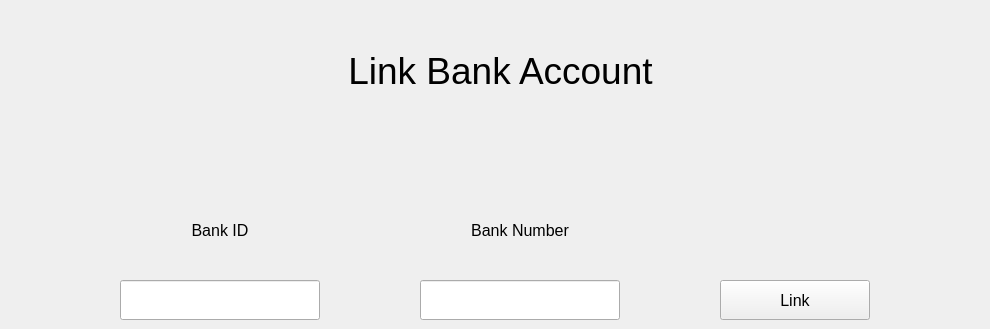
      <widget class="QWidget" name="tab_5">
       <attribute name="title">
        <string>5</string>
       </attribute>
       <widget class="QLabel" name="label_13">
        <property name="geometry">
         <rect>
          <x>120</x>
          <y>210</y>
          <width>200</width>
          <height>40</height>
         </rect>
        </property>
        <property name="minimumSize">
         <size>
          <width>200</width>
          <height>40</height>
         </size>
        </property>
        <property name="maximumSize">
         <size>
          <width>200</width>
          <height>40</height>
         </size>
        </property>
        <property name="font">
         <font>
          <pointsize>12</pointsize>
         </font>
        </property>
        <property name="text">
         <string>Bank ID</string>
        </property>
        <property name="alignment">
         <set>Qt::AlignCenter</set>
        </property>
       </widget>
       <widget class="QLabel" name="label_14">
        <property name="geometry">
         <rect>
          <x>420</x>
          <y>210</y>
          <width>200</width>
          <height>40</height>
         </rect>
        </property>
        <property name="minimumSize">
         <size>
          <width>200</width>
          <height>40</height>
         </size>
        </property>
        <property name="maximumSize">
         <size>
          <width>200</width>
          <height>40</height>
         </size>
        </property>
        <property name="font">
         <font>
          <pointsize>12</pointsize>
         </font>
        </property>
        <property name="text">
         <string>Bank Number</string>
        </property>
        <property name="alignment">
         <set>Qt::AlignCenter</set>
        </property>
       </widget>
       <widget class="QLineEdit" name="LE_link_bank_account_bank_id">
        <property name="geometry">
         <rect>
          <x>120</x>
          <y>280</y>
          <width>200</width>
          <height>40</height>
         </rect>
        </property>
        <property name="sizePolicy">
         <sizepolicy hsizetype="Preferred" vsizetype="Preferred">
          <horstretch>0</horstretch>
          <verstretch>0</verstretch>
         </sizepolicy>
        </property>
        <property name="minimumSize">
         <size>
          <width>200</width>
          <height>40</height>
         </size>
        </property>
        <property name="maximumSize">
         <size>
          <width>200</width>
          <height>30</height>
         </size>
        </property>
        <property name="font">
         <font>
          <pointsize>12</pointsize>
         </font>
        </property>
        <property name="maxLength">
         <number>14</number>
        </property>
        <property name="alignment">
         <set>Qt::AlignCenter</set>
        </property>
       </widget>
       <widget class="QLineEdit" name="LE_link_bank_account_bank_number">
        <property name="geometry">
         <rect>
          <x>420</x>
          <y>280</y>
          <width>200</width>
          <height>40</height>
         </rect>
        </property>
        <property name="sizePolicy">
         <sizepolicy hsizetype="Preferred" vsizetype="Preferred">
          <horstretch>0</horstretch>
          <verstretch>0</verstretch>
         </sizepolicy>
        </property>
        <property name="minimumSize">
         <size>
          <width>200</width>
          <height>40</height>
         </size>
        </property>
        <property name="maximumSize">
         <size>
          <width>200</width>
          <height>30</height>
         </size>
        </property>
        <property name="font">
         <font>
          <pointsize>12</pointsize>
         </font>
        </property>
        <property name="maxLength">
         <number>14</number>
        </property>
        <property name="alignment">
         <set>Qt::AlignCenter</set>
        </property>
       </widget>
       <widget class="QPushButton" name="PB_link_bank_account_link">
        <property name="geometry">
         <rect>
          <x>720</x>
          <y>280</y>
          <width>150</width>
          <height>40</height>
         </rect>
        </property>
        <property name="sizePolicy">
         <sizepolicy hsizetype="Minimum" vsizetype="Fixed">
          <horstretch>150</horstretch>
          <verstretch>30</verstretch>
         </sizepolicy>
        </property>
        <property name="minimumSize">
         <size>
          <width>150</width>
          <height>40</height>
         </size>
        </property>
        <property name="maximumSize">
         <size>
          <width>150</width>
          <height>30</height>
         </size>
        </property>
        <property name="font">
         <font>
          <pointsize>12</pointsize>
         </font>
        </property>
        <property name="text">
         <string>Link</string>
        </property>
       </widget>
       <widget class="QLabel" name="label_19">
        <property name="geometry">
         <rect>
          <x>20</x>
          <y>0</y>
          <width>961</width>
          <height>141</height>
         </rect>
        </property>
        <property name="font">
         <font>
          <pointsize>28</pointsize>
         </font>
        </property>
        <property name="text">
         <string>Link Bank Account</string>
        </property>
        <property name="alignment">
         <set>Qt::AlignCenter</set>
        </property>
       </widget>
      </widget>
